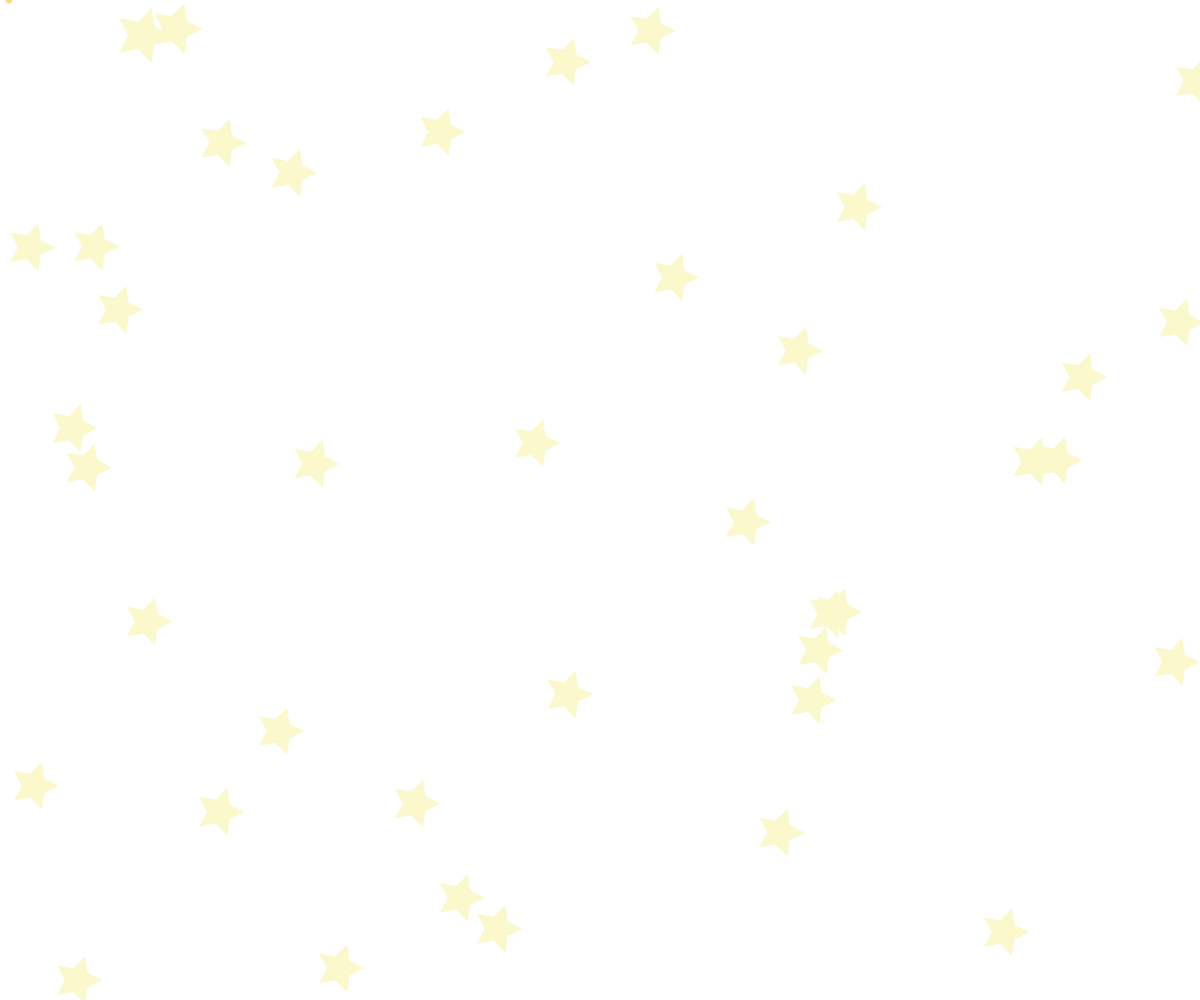
Frame 1 (no input)
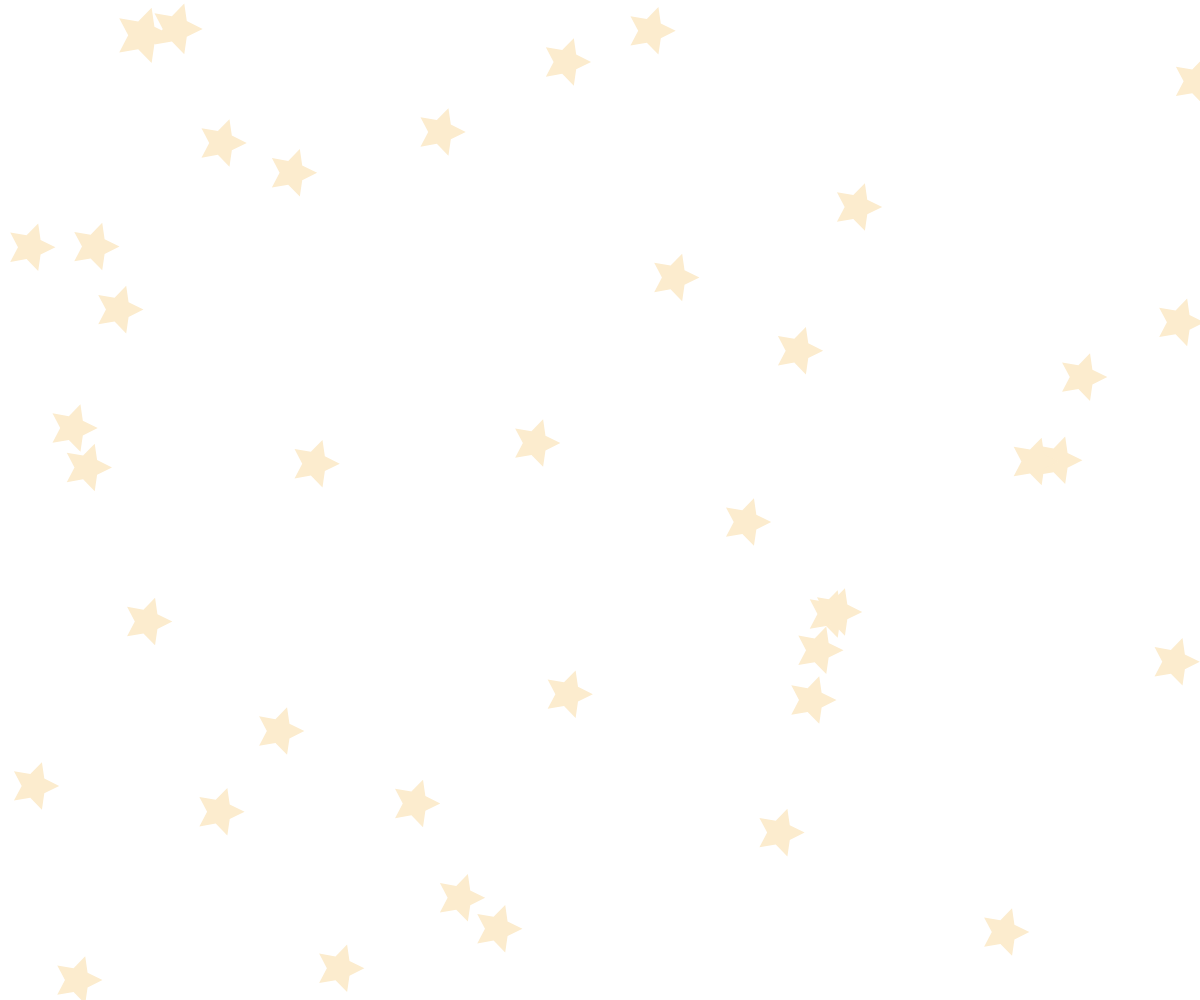
Frame 60 (no input)
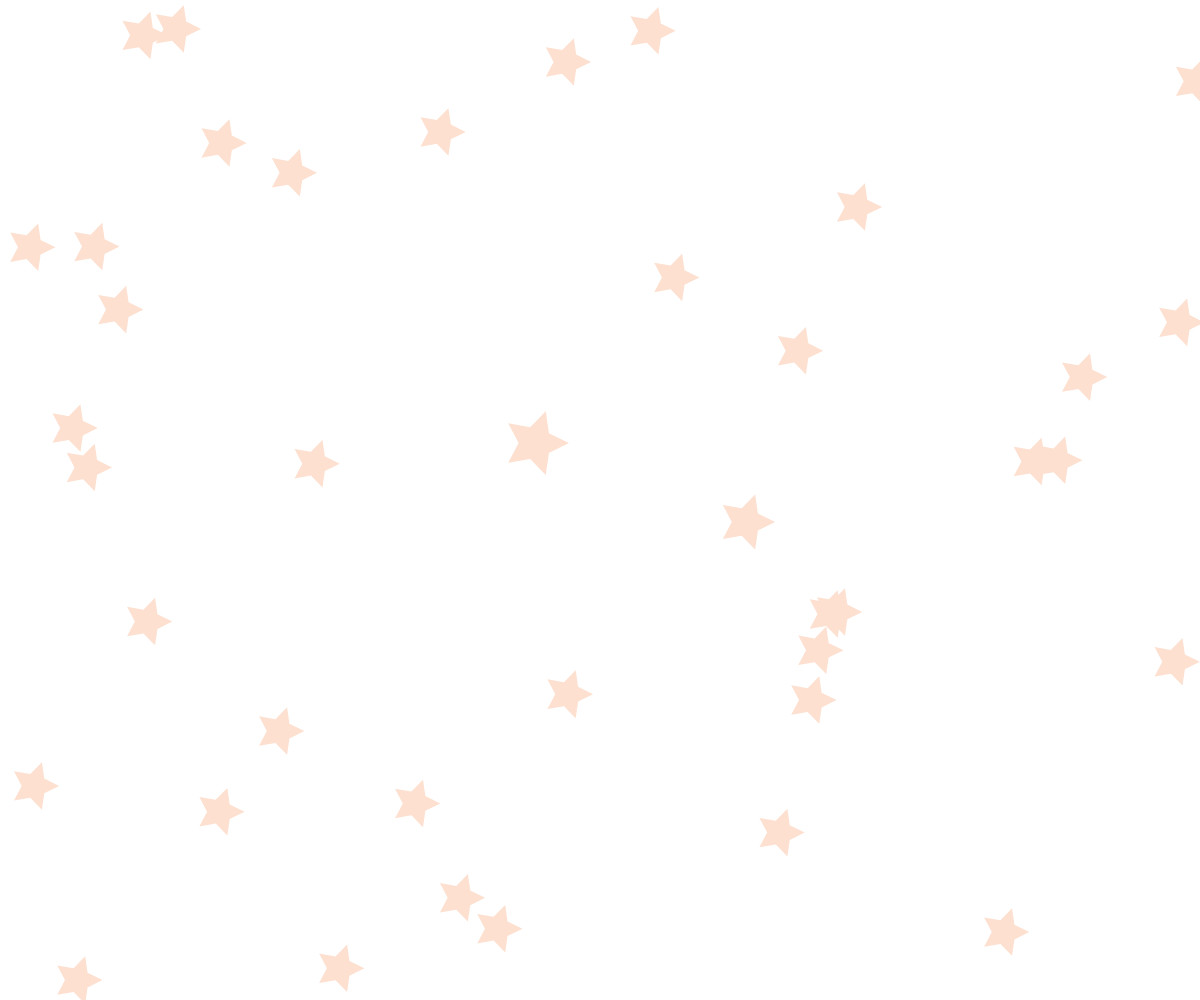
Frame 120 (the mouse pressed at the canvas centre since frame 60)

The p5.js sketch that drew these frames (run headless with seeded random() and noise() and a simulated clock; from frame 60 on, the mouse is pressed at the canvas centre):

// p5.js sketch
// ── sketch.js
let stars = [];
let colors = [
  "#fbf8cc", "#fde4cf", "#ffcfd2", "#f1c0e8", "#cfbaf0",
  "#a3c4f3", "#90dbf4", "#8eecf5", "#98f5e1", "#b9fbc0"
];
let sparks = []; // 儲存火花的陣列
let colorIndex = 0; // 用於控制漸變的顏色索引

function setup() {
  createCanvas(windowWidth, windowHeight); // 設置全螢幕大小
  background(255); // 背景為白色

  // 隨機生成40個星星
  for (let i = 0; i < 40; i++) {
    let x = random(width);
    let y = random(height);
    let color = random(colors);
    stars.push({ x, y, size: 25, color });
  }
}

function draw() {
  background(255); // 每次重繪背景為白色

  // 更新顏色索引以實現漸變
  colorIndex = (colorIndex + 0.01) % colors.length;

  // 繪製星星
  for (let star of stars) {
    let d = dist(mouseX, mouseY, star.x, star.y);
    let size = map(d, 0, 200, 40, 25); // 根據滑鼠距離調整大小
    size = constrain(size, 25, 40); // 限制大小範圍

    // 計算漸變顏色
    let nextColorIndex = (floor(colorIndex) + 1) % colors.length;
    let lerpedColor = lerpColor(
      color(colors[floor(colorIndex)]),
      color(colors[nextColorIndex]),
      colorIndex % 1
    );

    drawStar(star.x, star.y, size, lerpedColor);
  }

  // 繪製火花
  for (let i = sparks.length - 1; i >= 0; i--) {
    let spark = sparks[i];
    fill("#ffd670");
    noStroke();
    ellipse(spark.x, spark.y, spark.size);
    spark.size -= 0.5; // 火花逐漸縮小
    if (spark.size <= 0) {
      sparks.splice(i, 1); // 移除消失的火花
    }
  }
}

// 繪製五角星的函數
function drawStar(x, y, radius, color) {
  push();
  translate(x, y);
  fill(color);
  noStroke();
  beginShape();
  for (let i = 0; i < 10; i++) {
    let angle = TWO_PI / 10 * i;
    let r = i % 2 === 0 ? radius : radius / 2;
    let sx = cos(angle) * r;
    let sy = sin(angle) * r;
    vertex(sx, sy);
  }
  endShape(CLOSE);
  pop();
}

// 滑鼠移動時產生火花
function mouseMoved() {
  for (let i = 0; i < 5; i++) { // 每次滑鼠移動產生5個火花
    let x = mouseX + random(-10, 10);
    let y = mouseY + random(-10, 10);
    sparks.push({ x, y, size: random(5, 10) });
  }
}

function windowResized() {
  resizeCanvas(windowWidth, windowHeight); // 當視窗大小改變時調整畫布大小
}
// ── style.css
html, body {
  margin: 0;
  padding: 0;
  font-family: Arial, sans-serif;
  background-color: #fff;
  color: #000;
  overflow: hidden;
}

body {
  margin: 0;
  padding: 0;
}

body.glitch-background {
  background-color: #000; /* 黑色背景 */
  color: #0f0; /* 螢光綠文字 */
}

canvas {
  display: block;
  position: absolute;
  top: 0;
  left: 0;
  z-index: -1; /* 動畫放在最底層 */
}

.menu {
  list-style: none;
  margin: 0;
  padding: 10px;
  display: flex;
  background-color: #f4f4f4;
  position: absolute;
  top: 0;
  left: 0;
  z-index: 2; /* 選單放在最上層 */
}

.menu li {
  margin-right: 15px;
  position: relative;
}

.menu li a {
  text-decoration: none;
  color: #70d6ff; /* 預設文字顏色 */
  font-weight: bold;
  font-size: 25px; /* 設置字體大小 */
  padding: 5px 10px;
  border-radius: 5px;
  background-color: #fff; /* 預設背景色為白色 */
  transition: background-color 0.3s, color 0.3s;
}

.menu li a:hover {
  background-color: #ffd670; /* 滑鼠懸停時背景色 */
  color: #000; /* 滑鼠懸停時文字顏色 */
}

.menu li a:active {
  background-color: #ffd670; /* 按下時背景色 */
  color: #000; /* 按下時文字顏色 */
}

.submenu {
  list-style: none;
  margin: 0;
  padding: 0;
  display: none;
  position: absolute;
  top: 100%;
  left: 0;
  background-color: #f4f4f4;
  z-index: 3;
}

.menu li:hover .submenu {
  display: block;
}

.submenu li {
  margin: 0;
}

.submenu li a {
  font-size: 20px;
  padding: 5px 10px;
}

iframe {
  display: none; /* 預設隱藏 */
  position: absolute;
  top: 50px;
  left: 10%;
  width: 80%; /* 寬度為視窗的 80% */
  height: 80%; /* 高度為視窗的 80% */
  background-color: rgba(255, 255, 255, 0.1); /* 背景透明度為 0.1 */
  z-index: 1; /* iframe 放在第二層 */
  border: none;
}

#typingEffect {
  position: absolute;
  top: 50%;
  left: 50%;
  transform: translate(-50%, -50%);
  font-size: 30px;
  font-weight: bold;
  text-align: center;
  z-index: 2; /* 確保文字在選單和動畫上方 */
}

.glitch-text {
  display: inline-block;
  color: #0f0; /* 螢光綠 */
  text-shadow: 0 0 5px #0f0, 0 0 10px #0f0, 0 0 20px #0f0;
  animation: glitch 0.3s infinite;
}

@keyframes glitch {
  0% {
    transform: translate(0, 0);
  }
  20% {
    transform: translate(-2px, 2px);
  }
  40% {
    transform: translate(2px, -2px);
  }
  60% {
    transform: translate(-2px, -2px);
  }
  80% {
    transform: translate(2px, 2px);
  }
  100% {
    transform: translate(0, 0);
  }
}
